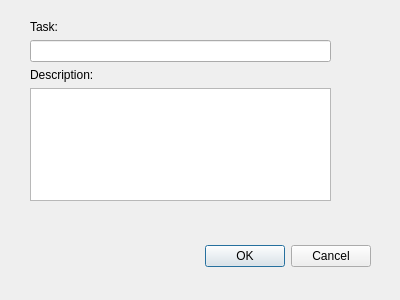
<?xml version="1.0" encoding="UTF-8"?>
<ui version="4.0">
 <class>CreateForm</class>
 <widget class="QDialog" name="CreateForm">
  <property name="geometry">
   <rect>
    <x>0</x>
    <y>0</y>
    <width>400</width>
    <height>300</height>
   </rect>
  </property>
  <property name="windowTitle">
   <string>Dialog</string>
  </property>
  <widget class="QDialogButtonBox" name="buttonBox">
   <property name="geometry">
    <rect>
     <x>30</x>
     <y>240</y>
     <width>341</width>
     <height>32</height>
    </rect>
   </property>
   <property name="orientation">
    <enum>Qt::Orientation::Horizontal</enum>
   </property>
   <property name="standardButtons">
    <set>QDialogButtonBox::StandardButton::Cancel|QDialogButtonBox::StandardButton::Ok</set>
   </property>
  </widget>
  <widget class="QWidget" name="verticalLayoutWidget">
   <property name="geometry">
    <rect>
     <x>30</x>
     <y>20</y>
     <width>301</width>
     <height>181</height>
    </rect>
   </property>
   <layout class="QVBoxLayout" name="verticalLayout">
    <item>
     <widget class="QLabel" name="label">
      <property name="text">
       <string>Task:</string>
      </property>
     </widget>
    </item>
    <item>
     <widget class="QLineEdit" name="titleLineEdit"/>
    </item>
    <item>
     <widget class="QLabel" name="label_2">
      <property name="text">
       <string>Description:</string>
      </property>
     </widget>
    </item>
    <item>
     <widget class="QPlainTextEdit" name="descriptionTextEdit"/>
    </item>
   </layout>
  </widget>
 </widget>
 <resources/>
 <connections>
  <connection>
   <sender>buttonBox</sender>
   <signal>accepted()</signal>
   <receiver>CreateForm</receiver>
   <slot>accept()</slot>
   <hints>
    <hint type="sourcelabel">
     <x>248</x>
     <y>254</y>
    </hint>
    <hint type="destinationlabel">
     <x>157</x>
     <y>274</y>
    </hint>
   </hints>
  </connection>
  <connection>
   <sender>buttonBox</sender>
   <signal>rejected()</signal>
   <receiver>CreateForm</receiver>
   <slot>reject()</slot>
   <hints>
    <hint type="sourcelabel">
     <x>316</x>
     <y>260</y>
    </hint>
    <hint type="destinationlabel">
     <x>286</x>
     <y>274</y>
    </hint>
   </hints>
  </connection>
 </connections>
</ui>
